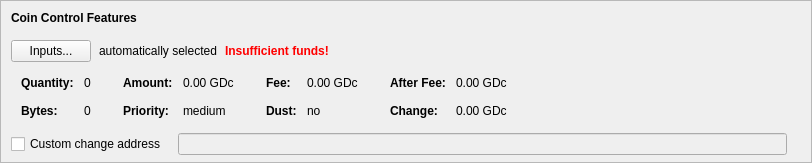
    <widget class="QFrame" name="frameCoinControl">
     <property name="sizePolicy">
      <sizepolicy hsizetype="Expanding" vsizetype="Expanding">
       <horstretch>0</horstretch>
       <verstretch>0</verstretch>
      </sizepolicy>
     </property>
     <property name="maximumSize">
      <size>
       <width>16777215</width>
       <height>16777215</height>
      </size>
     </property>
     <property name="frameShape">
      <enum>QFrame::StyledPanel</enum>
     </property>
     <property name="frameShadow">
      <enum>QFrame::Sunken</enum>
     </property>
     <layout class="QVBoxLayout" name="verticalLayoutCoinControl2">
      <property name="spacing">
       <number>0</number>
      </property>
      <property name="leftMargin">
       <number>0</number>
      </property>
      <property name="topMargin">
       <number>0</number>
      </property>
      <property name="rightMargin">
       <number>0</number>
      </property>
      <property name="bottomMargin">
       <number>6</number>
      </property>
      <item>
       <layout class="QVBoxLayout" name="verticalLayoutCoinControl" stretch="0,0,0,0,1">
        <property name="spacing">
         <number>0</number>
        </property>
        <property name="leftMargin">
         <number>10</number>
        </property>
        <property name="topMargin">
         <number>10</number>
        </property>
        <item>
         <layout class="QHBoxLayout" name="horizontalLayoutCoinControl1">
          <property name="bottomMargin">
           <number>15</number>
          </property>
          <item>
           <widget class="QLabel" name="labelCoinControlFeatures">
            <property name="sizePolicy">
             <sizepolicy hsizetype="Preferred" vsizetype="Maximum">
              <horstretch>0</horstretch>
              <verstretch>0</verstretch>
             </sizepolicy>
            </property>
            <property name="font">
             <font>
              <weight>75</weight>
              <bold>true</bold>
             </font>
            </property>
            <property name="styleSheet">
             <string notr="true">font-weight:bold;</string>
            </property>
            <property name="text">
             <string>Coin Control Features</string>
            </property>
           </widget>
          </item>
         </layout>
        </item>
        <item>
         <layout class="QHBoxLayout" name="horizontalLayoutCoinControl2" stretch="0,0,0,0">
          <property name="spacing">
           <number>8</number>
          </property>
          <property name="bottomMargin">
           <number>10</number>
          </property>
          <item>
           <widget class="QPushButton" name="pushButtonCoinControl">
            <property name="styleSheet">
             <string notr="true"/>
            </property>
            <property name="text">
             <string>Inputs...</string>
            </property>
            <property name="autoDefault">
             <bool>false</bool>
            </property>
           </widget>
          </item>
          <item>
           <widget class="QLabel" name="labelCoinControlAutomaticallySelected">
            <property name="text">
             <string>automatically selected</string>
            </property>
            <property name="margin">
             <number>5</number>
            </property>
           </widget>
          </item>
          <item>
           <widget class="QLabel" name="labelCoinControlInsuffFunds">
            <property name="font">
             <font>
              <weight>75</weight>
              <bold>true</bold>
             </font>
            </property>
            <property name="styleSheet">
             <string notr="true">color:red;font-weight:bold;</string>
            </property>
            <property name="text">
             <string>Insufficient funds!</string>
            </property>
            <property name="margin">
             <number>5</number>
            </property>
           </widget>
          </item>
          <item>
           <spacer name="horizontalSpacerCoinControl">
            <property name="orientation">
             <enum>Qt::Horizontal</enum>
            </property>
            <property name="sizeHint" stdset="0">
             <size>
              <width>40</width>
              <height>1</height>
             </size>
            </property>
           </spacer>
          </item>
         </layout>
        </item>
        <item>
         <widget class="QWidget" name="widgetCoinControl" native="true">
          <property name="sizePolicy">
           <sizepolicy hsizetype="Preferred" vsizetype="Preferred">
            <horstretch>0</horstretch>
            <verstretch>0</verstretch>
           </sizepolicy>
          </property>
          <property name="minimumSize">
           <size>
            <width>0</width>
            <height>0</height>
           </size>
          </property>
          <property name="styleSheet">
           <string notr="true"/>
          </property>
          <layout class="QHBoxLayout" name="horizontalLayoutCoinControl5">
           <property name="leftMargin">
            <number>0</number>
           </property>
           <property name="topMargin">
            <number>0</number>
           </property>
           <property name="rightMargin">
            <number>0</number>
           </property>
           <property name="bottomMargin">
            <number>0</number>
           </property>
           <item>
            <layout class="QHBoxLayout" name="horizontalLayoutCoinControl3" stretch="0,0,0,1">
             <property name="spacing">
              <number>20</number>
             </property>
             <property name="topMargin">
              <number>0</number>
             </property>
             <property name="bottomMargin">
              <number>10</number>
             </property>
             <item>
              <layout class="QFormLayout" name="formLayoutCoinControl1">
               <property name="horizontalSpacing">
                <number>10</number>
               </property>
               <property name="verticalSpacing">
                <number>14</number>
               </property>
               <property name="leftMargin">
                <number>10</number>
               </property>
               <property name="topMargin">
                <number>4</number>
               </property>
               <property name="rightMargin">
                <number>6</number>
               </property>
               <item row="0" column="0">
                <widget class="QLabel" name="labelCoinControlQuantityText">
                 <property name="font">
                  <font>
                   <weight>75</weight>
                   <bold>true</bold>
                  </font>
                 </property>
                 <property name="text">
                  <string>Quantity:</string>
                 </property>
                 <property name="margin">
                  <number>0</number>
                 </property>
                </widget>
               </item>
               <item row="0" column="1">
                <widget class="QLabel" name="labelCoinControlQuantity">
                 <property name="cursor">
                  <cursorShape>IBeamCursor</cursorShape>
                 </property>
                 <property name="contextMenuPolicy">
                  <enum>Qt::ActionsContextMenu</enum>
                 </property>
                 <property name="text">
                  <string notr="true">0</string>
                 </property>
                 <property name="margin">
                  <number>0</number>
                 </property>
                 <property name="textInteractionFlags">
                  <set>Qt::LinksAccessibleByMouse|Qt::TextSelectableByKeyboard|Qt::TextSelectableByMouse</set>
                 </property>
                </widget>
               </item>
               <item row="1" column="0">
                <widget class="QLabel" name="labelCoinControlBytesText">
                 <property name="font">
                  <font>
                   <weight>75</weight>
                   <bold>true</bold>
                  </font>
                 </property>
                 <property name="text">
                  <string>Bytes:</string>
                 </property>
                </widget>
               </item>
               <item row="1" column="1">
                <widget class="QLabel" name="labelCoinControlBytes">
                 <property name="cursor">
                  <cursorShape>IBeamCursor</cursorShape>
                 </property>
                 <property name="contextMenuPolicy">
                  <enum>Qt::ActionsContextMenu</enum>
                 </property>
                 <property name="text">
                  <string notr="true">0</string>
                 </property>
                 <property name="textInteractionFlags">
                  <set>Qt::LinksAccessibleByMouse|Qt::TextSelectableByKeyboard|Qt::TextSelectableByMouse</set>
                 </property>
                </widget>
               </item>
              </layout>
             </item>
             <item>
              <layout class="QFormLayout" name="formLayoutCoinControl2">
               <property name="horizontalSpacing">
                <number>10</number>
               </property>
               <property name="verticalSpacing">
                <number>14</number>
               </property>
               <property name="leftMargin">
                <number>6</number>
               </property>
               <property name="topMargin">
                <number>4</number>
               </property>
               <property name="rightMargin">
                <number>6</number>
               </property>
               <item row="0" column="0">
                <widget class="QLabel" name="labelCoinControlAmountText">
                 <property name="font">
                  <font>
                   <weight>75</weight>
                   <bold>true</bold>
                  </font>
                 </property>
                 <property name="text">
                  <string>Amount:</string>
                 </property>
                 <property name="margin">
                  <number>0</number>
                 </property>
                </widget>
               </item>
               <item row="0" column="1">
                <widget class="QLabel" name="labelCoinControlAmount">
                 <property name="cursor">
                  <cursorShape>IBeamCursor</cursorShape>
                 </property>
                 <property name="contextMenuPolicy">
                  <enum>Qt::ActionsContextMenu</enum>
                 </property>
                 <property name="text">
                  <string notr="true">0.00 GDc</string>
                 </property>
                 <property name="textInteractionFlags">
                  <set>Qt::LinksAccessibleByMouse|Qt::TextSelectableByKeyboard|Qt::TextSelectableByMouse</set>
                 </property>
                </widget>
               </item>
               <item row="1" column="0">
                <widget class="QLabel" name="labelCoinControlPriorityText">
                 <property name="font">
                  <font>
                   <weight>75</weight>
                   <bold>true</bold>
                  </font>
                 </property>
                 <property name="text">
                  <string>Priority:</string>
                 </property>
                </widget>
               </item>
               <item row="1" column="1">
                <widget class="QLabel" name="labelCoinControlPriority">
                 <property name="cursor">
                  <cursorShape>IBeamCursor</cursorShape>
                 </property>
                 <property name="contextMenuPolicy">
                  <enum>Qt::ActionsContextMenu</enum>
                 </property>
                 <property name="text">
                  <string>medium</string>
                 </property>
                 <property name="textInteractionFlags">
                  <set>Qt::LinksAccessibleByMouse|Qt::TextSelectableByKeyboard|Qt::TextSelectableByMouse</set>
                 </property>
                </widget>
               </item>
              </layout>
             </item>
             <item>
              <layout class="QFormLayout" name="formLayoutCoinControl3">
               <property name="horizontalSpacing">
                <number>10</number>
               </property>
               <property name="verticalSpacing">
                <number>14</number>
               </property>
               <property name="leftMargin">
                <number>6</number>
               </property>
               <property name="topMargin">
                <number>4</number>
               </property>
               <property name="rightMargin">
                <number>6</number>
               </property>
               <item row="0" column="0">
                <widget class="QLabel" name="labelCoinControlFeeText">
                 <property name="font">
                  <font>
                   <weight>75</weight>
                   <bold>true</bold>
                  </font>
                 </property>
                 <property name="text">
                  <string>Fee:</string>
                 </property>
                 <property name="margin">
                  <number>0</number>
                 </property>
                </widget>
               </item>
               <item row="0" column="1">
                <widget class="QLabel" name="labelCoinControlFee">
                 <property name="cursor">
                  <cursorShape>IBeamCursor</cursorShape>
                 </property>
                 <property name="contextMenuPolicy">
                  <enum>Qt::ActionsContextMenu</enum>
                 </property>
                 <property name="text">
                  <string notr="true">0.00 GDc</string>
                 </property>
                 <property name="textInteractionFlags">
                  <set>Qt::LinksAccessibleByMouse|Qt::TextSelectableByKeyboard|Qt::TextSelectableByMouse</set>
                 </property>
                </widget>
               </item>
               <item row="1" column="0">
                <widget class="QLabel" name="labelCoinControlLowOutputText">
                 <property name="font">
                  <font>
                   <weight>75</weight>
                   <bold>true</bold>
                  </font>
                 </property>
                 <property name="text">
                  <string>Dust:</string>
                 </property>
                </widget>
               </item>
               <item row="1" column="1">
                <widget class="QLabel" name="labelCoinControlLowOutput">
                 <property name="cursor">
                  <cursorShape>IBeamCursor</cursorShape>
                 </property>
                 <property name="contextMenuPolicy">
                  <enum>Qt::ActionsContextMenu</enum>
                 </property>
                 <property name="text">
                  <string>no</string>
                 </property>
                 <property name="textInteractionFlags">
                  <set>Qt::LinksAccessibleByMouse|Qt::TextSelectableByKeyboard|Qt::TextSelectableByMouse</set>
                 </property>
                </widget>
               </item>
              </layout>
             </item>
             <item>
              <layout class="QFormLayout" name="formLayoutCoinControl4">
               <property name="horizontalSpacing">
                <number>10</number>
               </property>
               <property name="verticalSpacing">
                <number>14</number>
               </property>
               <property name="leftMargin">
                <number>6</number>
               </property>
               <property name="topMargin">
                <number>4</number>
               </property>
               <property name="rightMargin">
                <number>6</number>
               </property>
               <item row="0" column="0">
                <widget class="QLabel" name="labelCoinControlAfterFeeText">
                 <property name="font">
                  <font>
                   <weight>75</weight>
                   <bold>true</bold>
                  </font>
                 </property>
                 <property name="text">
                  <string>After Fee:</string>
                 </property>
                 <property name="margin">
                  <number>0</number>
                 </property>
                </widget>
               </item>
               <item row="0" column="1">
                <widget class="QLabel" name="labelCoinControlAfterFee">
                 <property name="cursor">
                  <cursorShape>IBeamCursor</cursorShape>
                 </property>
                 <property name="contextMenuPolicy">
                  <enum>Qt::ActionsContextMenu</enum>
                 </property>
                 <property name="text">
                  <string notr="true">0.00 GDc</string>
                 </property>
                 <property name="textInteractionFlags">
                  <set>Qt::LinksAccessibleByMouse|Qt::TextSelectableByKeyboard|Qt::TextSelectableByMouse</set>
                 </property>
                </widget>
               </item>
               <item row="1" column="0">
                <widget class="QLabel" name="labelCoinControlChangeText">
                 <property name="font">
                  <font>
                   <weight>75</weight>
                   <bold>true</bold>
                  </font>
                 </property>
                 <property name="text">
                  <string>Change:</string>
                 </property>
                </widget>
               </item>
               <item row="1" column="1">
                <widget class="QLabel" name="labelCoinControlChange">
                 <property name="cursor">
                  <cursorShape>IBeamCursor</cursorShape>
                 </property>
                 <property name="contextMenuPolicy">
                  <enum>Qt::ActionsContextMenu</enum>
                 </property>
                 <property name="text">
                  <string notr="true">0.00 GDc</string>
                 </property>
                 <property name="textInteractionFlags">
                  <set>Qt::LinksAccessibleByMouse|Qt::TextSelectableByKeyboard|Qt::TextSelectableByMouse</set>
                 </property>
                </widget>
               </item>
              </layout>
             </item>
            </layout>
           </item>
          </layout>
         </widget>
        </item>
        <item>
         <layout class="QHBoxLayout" name="horizontalLayoutCoinControl4" stretch="0,0,0">
          <property name="spacing">
           <number>12</number>
          </property>
          <property name="sizeConstraint">
           <enum>QLayout::SetDefaultConstraint</enum>
          </property>
          <property name="topMargin">
           <number>5</number>
          </property>
          <property name="rightMargin">
           <number>5</number>
          </property>
          <item>
           <widget class="QCheckBox" name="checkBoxCoinControlChange">
            <property name="toolTip">
             <string>If this is activated, but the change address is empty or invalid, change will be sent to a newly generated address.</string>
            </property>
            <property name="text">
             <string>Custom change address</string>
            </property>
           </widget>
          </item>
          <item>
           <widget class="QValidatedLineEdit" name="lineEditCoinControlChange">
            <property name="enabled">
             <bool>false</bool>
            </property>
            <property name="sizePolicy">
             <sizepolicy hsizetype="Expanding" vsizetype="Fixed">
              <horstretch>0</horstretch>
              <verstretch>0</verstretch>
             </sizepolicy>
            </property>
           </widget>
          </item>
          <item>
           <widget class="QLabel" name="labelCoinControlChangeLabel">
            <property name="sizePolicy">
             <sizepolicy hsizetype="Preferred" vsizetype="Expanding">
              <horstretch>0</horstretch>
              <verstretch>0</verstretch>
             </sizepolicy>
            </property>
            <property name="minimumSize">
             <size>
              <width>0</width>
              <height>0</height>
             </size>
            </property>
            <property name="text">
             <string/>
            </property>
            <property name="margin">
             <number>3</number>
            </property>
           </widget>
          </item>
         </layout>
        </item>
        <item>
         <spacer name="verticalSpacerCoinControl">
          <property name="orientation">
           <enum>Qt::Vertical</enum>
          </property>
          <property name="sizeHint" stdset="0">
           <size>
            <width>800</width>
            <height>1</height>
           </size>
          </property>
         </spacer>
        </item>
       </layout>
      </item>
     </layout>
    </widget>
